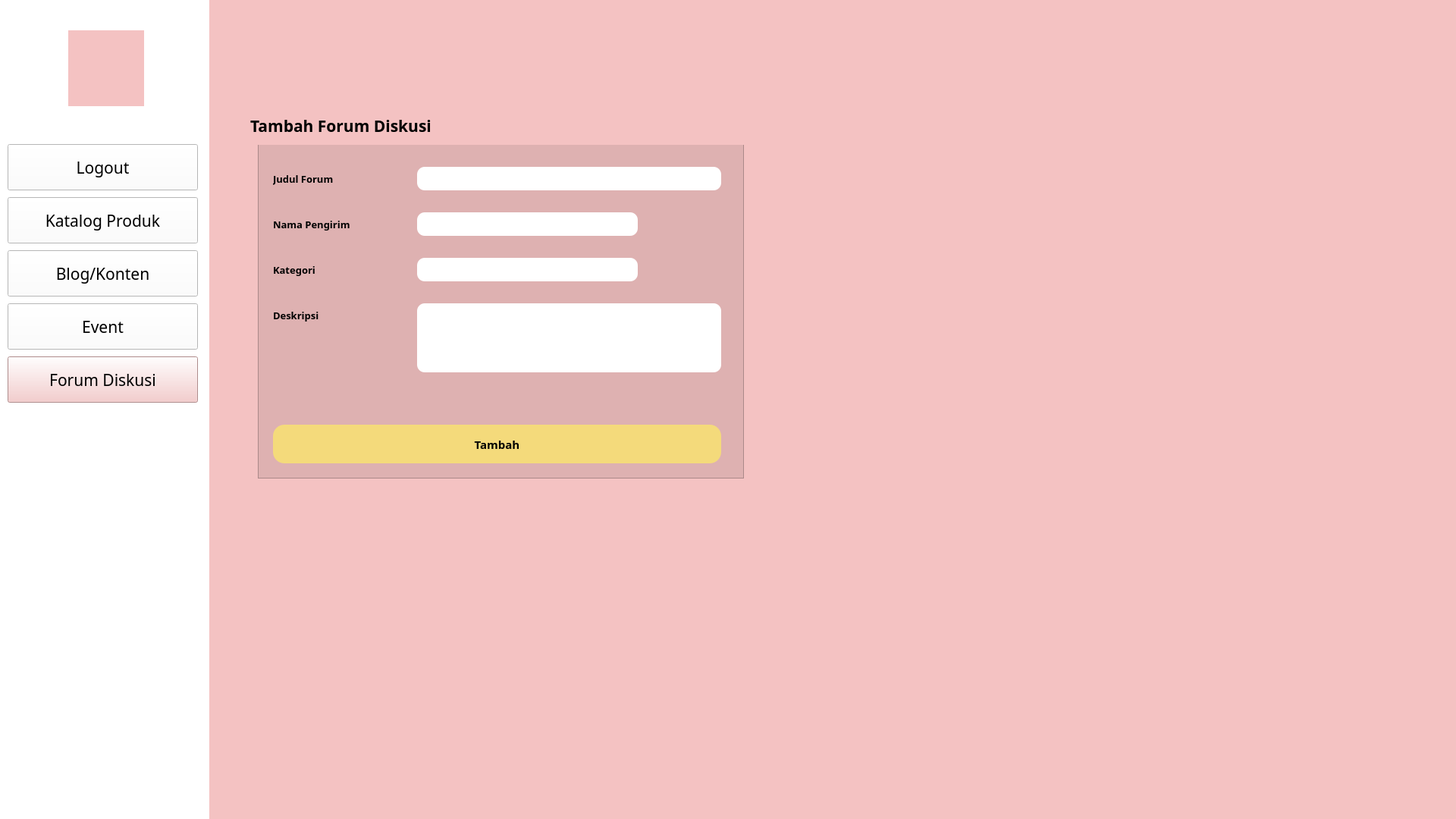
<?xml version="1.0" encoding="UTF-8"?>
<ui version="4.0">
 <class>Form</class>
 <widget class="QWidget" name="Form">
  <property name="enabled">
   <bool>true</bool>
  </property>
  <property name="geometry">
   <rect>
    <x>0</x>
    <y>0</y>
    <width>1920</width>
    <height>1080</height>
   </rect>
  </property>
  <property name="windowTitle">
   <string>Form</string>
  </property>
  <widget class="QWidget" name="widget_2" native="true">
   <property name="geometry">
    <rect>
     <x>0</x>
     <y>0</y>
     <width>1920</width>
     <height>1080</height>
    </rect>
   </property>
   <property name="styleSheet">
    <string notr="true">background-color: rgb(244, 194, 194);</string>
   </property>
   <widget class="QLabel" name="label">
    <property name="geometry">
     <rect>
      <x>-4</x>
      <y>-9</y>
      <width>280</width>
      <height>1091</height>
     </rect>
    </property>
    <property name="styleSheet">
     <string notr="true">background-color:rgba(255,255,255,255);
</string>
    </property>
    <property name="text">
     <string/>
    </property>
   </widget>
   <widget class="QLabel" name="label_7">
    <property name="geometry">
     <rect>
      <x>90</x>
      <y>40</y>
      <width>100</width>
      <height>100</height>
     </rect>
    </property>
    <property name="styleSheet">
     <string notr="true">border-image: url(:/logo/230074524_997511867746981_5578471149675859010_n.jpg)</string>
    </property>
    <property name="text">
     <string/>
    </property>
   </widget>
   <widget class="QPushButton" name="H_Logout">
    <property name="geometry">
     <rect>
      <x>10</x>
      <y>190</y>
      <width>251</width>
      <height>61</height>
     </rect>
    </property>
    <property name="font">
     <font>
      <family>Poppins</family>
      <pointsize>16</pointsize>
     </font>
    </property>
    <property name="styleSheet">
     <string notr="true">background-color: rgb(255, 255, 255);</string>
    </property>
    <property name="text">
     <string>Logout</string>
    </property>
   </widget>
   <widget class="QPushButton" name="H_Katalog">
    <property name="geometry">
     <rect>
      <x>10</x>
      <y>260</y>
      <width>251</width>
      <height>61</height>
     </rect>
    </property>
    <property name="font">
     <font>
      <family>Poppins</family>
      <pointsize>16</pointsize>
     </font>
    </property>
    <property name="styleSheet">
     <string notr="true">background-color: rgb(255, 255, 255);</string>
    </property>
    <property name="text">
     <string>Katalog Produk</string>
    </property>
   </widget>
   <widget class="QPushButton" name="H_Konten">
    <property name="geometry">
     <rect>
      <x>10</x>
      <y>330</y>
      <width>251</width>
      <height>61</height>
     </rect>
    </property>
    <property name="font">
     <font>
      <family>Poppins</family>
      <pointsize>16</pointsize>
     </font>
    </property>
    <property name="styleSheet">
     <string notr="true">background-color: rgb(255, 255, 255);</string>
    </property>
    <property name="text">
     <string>Blog/Konten</string>
    </property>
   </widget>
   <widget class="QPushButton" name="H_Event">
    <property name="geometry">
     <rect>
      <x>10</x>
      <y>400</y>
      <width>251</width>
      <height>61</height>
     </rect>
    </property>
    <property name="font">
     <font>
      <family>Poppins</family>
      <pointsize>16</pointsize>
     </font>
    </property>
    <property name="styleSheet">
     <string notr="true">background-color: rgb(255, 255, 255);</string>
    </property>
    <property name="text">
     <string>Event</string>
    </property>
   </widget>
   <widget class="QPushButton" name="H_ForumDiskusi">
    <property name="geometry">
     <rect>
      <x>10</x>
      <y>470</y>
      <width>251</width>
      <height>61</height>
     </rect>
    </property>
    <property name="font">
     <font>
      <family>Poppins</family>
      <pointsize>16</pointsize>
     </font>
    </property>
    <property name="styleSheet">
     <string notr="true">background-color: rgb(244, 194, 194);</string>
    </property>
    <property name="text">
     <string>Forum Diskusi</string>
    </property>
   </widget>
   <widget class="QLabel" name="logoLM">
    <property name="geometry">
     <rect>
      <x>90</x>
      <y>40</y>
      <width>100</width>
      <height>100</height>
     </rect>
    </property>
    <property name="styleSheet">
     <string notr="true">border-image: url(:/logo/img/logo.jpg)</string>
    </property>
    <property name="text">
     <string/>
    </property>
   </widget>
   <widget class="QLabel" name="label_2">
    <property name="geometry">
     <rect>
      <x>330</x>
      <y>140</y>
      <width>1001</width>
      <height>51</height>
     </rect>
    </property>
    <property name="font">
     <font>
      <family>Poppins</family>
      <pointsize>16</pointsize>
      <weight>75</weight>
      <bold>true</bold>
     </font>
    </property>
    <property name="text">
     <string>Tambah Forum Diskusi</string>
    </property>
   </widget>
   <widget class="QLabel" name="label_3">
    <property name="geometry">
     <rect>
      <x>360</x>
      <y>220</y>
      <width>201</width>
      <height>31</height>
     </rect>
    </property>
    <property name="font">
     <font>
      <family>Poppins</family>
      <pointsize>10</pointsize>
      <weight>75</weight>
      <bold>true</bold>
     </font>
    </property>
    <property name="styleSheet">
     <string notr="true">background-color: rgb(222, 177, 177);</string>
    </property>
    <property name="text">
     <string>Judul Forum</string>
    </property>
   </widget>
   <widget class="QLabel" name="label_4">
    <property name="geometry">
     <rect>
      <x>360</x>
      <y>280</y>
      <width>191</width>
      <height>31</height>
     </rect>
    </property>
    <property name="font">
     <font>
      <family>Poppins</family>
      <pointsize>10</pointsize>
      <weight>75</weight>
      <bold>true</bold>
     </font>
    </property>
    <property name="styleSheet">
     <string notr="true">background-color: rgb(222, 177, 177);
</string>
    </property>
    <property name="text">
     <string>Nama Pengirim</string>
    </property>
   </widget>
   <widget class="QLabel" name="label_5">
    <property name="geometry">
     <rect>
      <x>360</x>
      <y>340</y>
      <width>161</width>
      <height>31</height>
     </rect>
    </property>
    <property name="font">
     <font>
      <family>Poppins</family>
      <pointsize>10</pointsize>
      <weight>75</weight>
      <bold>true</bold>
     </font>
    </property>
    <property name="styleSheet">
     <string notr="true">background-color: rgb(222, 177, 177);</string>
    </property>
    <property name="text">
     <string>Kategori</string>
    </property>
   </widget>
   <widget class="QLabel" name="label_6">
    <property name="geometry">
     <rect>
      <x>360</x>
      <y>400</y>
      <width>161</width>
      <height>31</height>
     </rect>
    </property>
    <property name="font">
     <font>
      <family>Poppins</family>
      <pointsize>10</pointsize>
      <weight>75</weight>
      <bold>true</bold>
     </font>
    </property>
    <property name="styleSheet">
     <string notr="true">background-color: rgb(222, 177, 177);</string>
    </property>
    <property name="text">
     <string>Deskripsi</string>
    </property>
   </widget>
   <widget class="QLineEdit" name="txtJudul">
    <property name="geometry">
     <rect>
      <x>550</x>
      <y>220</y>
      <width>401</width>
      <height>31</height>
     </rect>
    </property>
    <property name="styleSheet">
     <string notr="true">border-radius: 10px;
background-color: rgb(255, 255, 255);</string>
    </property>
   </widget>
   <widget class="QLineEdit" name="txtNama">
    <property name="geometry">
     <rect>
      <x>550</x>
      <y>280</y>
      <width>291</width>
      <height>31</height>
     </rect>
    </property>
    <property name="styleSheet">
     <string notr="true">border-radius: 10px;
background-color: rgb(255, 255, 255);</string>
    </property>
   </widget>
   <widget class="QLineEdit" name="txtKategori">
    <property name="geometry">
     <rect>
      <x>550</x>
      <y>340</y>
      <width>291</width>
      <height>31</height>
     </rect>
    </property>
    <property name="styleSheet">
     <string notr="true">border-radius: 10px;
background-color: rgb(255, 255, 255);</string>
    </property>
   </widget>
   <widget class="QPlainTextEdit" name="txtDeskripsi">
    <property name="geometry">
     <rect>
      <x>550</x>
      <y>400</y>
      <width>401</width>
      <height>91</height>
     </rect>
    </property>
    <property name="styleSheet">
     <string notr="true">border-radius: 10px;
background-color: rgb(255, 255, 255);</string>
    </property>
   </widget>
   <widget class="QPushButton" name="btnInsert">
    <property name="geometry">
     <rect>
      <x>360</x>
      <y>560</y>
      <width>591</width>
      <height>51</height>
     </rect>
    </property>
    <property name="font">
     <font>
      <family>Poppins</family>
      <pointsize>11</pointsize>
      <weight>75</weight>
      <bold>true</bold>
     </font>
    </property>
    <property name="styleSheet">
     <string notr="true">background-color: rgb(244, 212, 172);
background-color: rgb(244, 218, 123);
border-radius:15px;</string>
    </property>
    <property name="text">
     <string>Tambah</string>
    </property>
   </widget>
   <widget class="QFrame" name="frame">
    <property name="geometry">
     <rect>
      <x>340</x>
      <y>190</y>
      <width>641</width>
      <height>441</height>
     </rect>
    </property>
    <property name="styleSheet">
     <string notr="true">background-color: rgb(222, 177, 177);</string>
    </property>
    <property name="frameShape">
     <enum>QFrame::StyledPanel</enum>
    </property>
    <property name="frameShadow">
     <enum>QFrame::Raised</enum>
    </property>
    <widget class="QLabel" name="error">
     <property name="geometry">
      <rect>
       <x>20</x>
       <y>320</y>
       <width>561</width>
       <height>41</height>
      </rect>
     </property>
     <property name="font">
      <font>
       <family>Nunito</family>
       <pointsize>12</pointsize>
       <weight>75</weight>
       <bold>true</bold>
      </font>
     </property>
     <property name="styleSheet">
      <string notr="true">background-color: rgb(222, 112, 112, 0);
color: red;</string>
     </property>
     <property name="text">
      <string/>
     </property>
     <property name="alignment">
      <set>Qt::AlignCenter</set>
     </property>
    </widget>
   </widget>
   <zorder>frame</zorder>
   <zorder>label</zorder>
   <zorder>label_7</zorder>
   <zorder>H_Logout</zorder>
   <zorder>H_Katalog</zorder>
   <zorder>H_Konten</zorder>
   <zorder>H_Event</zorder>
   <zorder>H_ForumDiskusi</zorder>
   <zorder>logoLM</zorder>
   <zorder>label_2</zorder>
   <zorder>label_3</zorder>
   <zorder>label_4</zorder>
   <zorder>label_5</zorder>
   <zorder>label_6</zorder>
   <zorder>txtJudul</zorder>
   <zorder>txtNama</zorder>
   <zorder>txtKategori</zorder>
   <zorder>txtDeskripsi</zorder>
   <zorder>btnInsert</zorder>
  </widget>
 </widget>
 <resources>
  <include location="logo.qrc"/>
 </resources>
 <connections/>
</ui>
